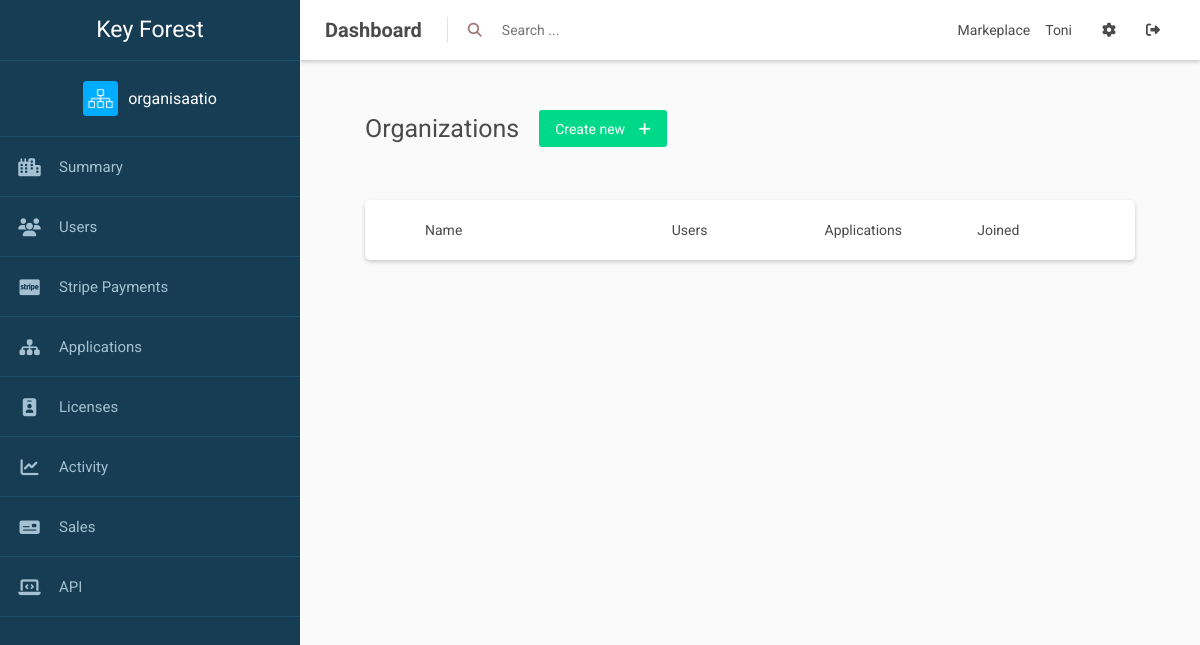
The page /dashboard/organizations/ (signed in) on the database its author committed.
### project/models.py (models this page shows, shortened)
class User(AbstractBaseUser):
    username = None
    first_name = models.TextField(null=False, max_length=params.User.max_firstname_length)
    last_name = models.TextField(null=False, max_length=params.User.max_lastname_length)
    password = models.TextField(null=False)
    email = models.CharField(null=False, unique=True, max_length=params.User.max_email_length)
    image = models.ImageField(upload_to="users/", default="users/default.jpg", unique=False)
    organization = models.ForeignKey(Organization, null=True, on_delete=models.SET_NULL)
    USERNAME_FIELD = 'email'
    email_confirmed = models.BooleanField(default=False)
    role = models.IntegerField(null=True)
    stripe_customer_id = models.TextField(null=True)
    class Meta:
        db_table = "users"

class Organization(models.Model):
    name = models.TextField(null=False, max_length=params.Organization.max_name_length)
    creator = models.ForeignKey(
        settings.AUTH_USER_MODEL,
        on_delete=models.SET_NULL,
        related_name="organization_creator",
        null=True
    )
    image = models.ImageField(upload_to="organizations/", default="organizations/default.png")
    about = models.TextField(null=True, max_length=params.Organization.max_bio_length)
    website_link = models.TextField(null=True)
    created = models.DateField(auto_now_add=True)
    applications = models.IntegerField(default=0)
    users = models.IntegerField(default=0)
    class Meta:
        db_table = "organizations"

### apps/dashboard/views.py (the view)
# urls.py: path("organizations/", views.organizations),
@login_required
def organizations(request):
    if(User_connection.objects.filter(user=request.user).exists()):
        return render(request, "dashboard/organizations.html", {
            "page": "organizations"
        })
    return HttpResponseNotFound()

### templates/dashboard/organizations.html (shortened to what this page needs)
{% extends "dashboard/sidebar.html" %}
{% load static %}
{% block body %}
    <section class="dashboard-page" id="organizations">
        <section class="page-section flex-grow">
            <header>
                <div class="flex">
                <h1>Organizations</h1>
                <button class="btn btn-green" onclick="showModal()">Create new <i class="fas fa-plus"></i></button>
                </div>
            </header>
            <ul class="list list-white" id="org-list">
                <li class="list-header list-item">
                    <div class="item-image"></div>
                    <div class="item-cells">
                        <p>Name</p>
                        <p>Users</p>
                        <p>Applications</p>
                        <p>Joined</p>
                    </div>
                </li>
            </ul>
        </section>
    </section>
{% endblock %}

### templates/dashboard/sidebar.html (shortened to what this page needs)
{% extends "include/base.html" %}
{% load static %}
{% block b_head %}
<link rel="stylesheet" type="text/css" href="{% static '/css/dashboard.css'%}">
{% endblock %}
{% block b_body %}
<nav class="sidebar">
    <a href="/"><h1>Key Forest</h1></a>
    <div class="organization">
        <a href="/dashboard/organizations">
            {% if user.organization != None %}
            <img src="{{ user.organization.image.url }}">
            <p class="org-name of-dots" title="org-name" id="org-name">{{ user.organization.name }}</p>
            {% endif %}
        </a>
    </div>
    <ul class="menu">
        <li><a href="/dashboard/organization/{%if user.organization == None%}0{%endif%}{%if user.organization != None%}{{user.organization.id}}{%endif%}" {% if page == "summary" %}class="active"{% endif %}>
            <span class="sidebar-icon"><i class="fas fa-city"></i></span>
            <span class="text">Summary</span>
        </a></li>
        <li><a href="/dashboard/organization/{%if user.organization == None%}0{%endif%}{%if user.organization != None%}{{user.organization.id}}{%endif%}/users" {% if page == "users" %}class="active"{% endif %}>
            <span class="sidebar-icon"><i class="fas fa-users"></i></span>
            <span class="text">Users</span>
        </a></li>
        <li><a href="/dashboard/organization/{%if user.organization == None%}0{%endif%}{%if user.organization != None%}{{user.organization.id}}{%endif%}/stripe" {% if page == "stripe" %}class="active"{% endif %}>
            <span class="sidebar-icon"><i class="fa-brands fa-cc-stripe"></i></span>
            <span class="text">Stripe Payments</span>
        </a></li>
        <li><a href="/dashboard/organization/{%if user.organization == None%}0{%endif%}{%if user.organization != None%}{{user.organization.id}}{%endif%}/apps" {% if page == "apps" %}class="active"{% endif %}>
            <span class="sidebar-icon"><i class="fas fa-sitemap"></i></span>
            <span class="text">Applications</span>
        </a></li>
        <li><a href="/dashboard/organization/{%if user.organization == None%}0{%endif%}{%if user.organization != None%}{{user.organization.id}}{%endif%}/licenses" {% if page == "licenses" %}class="active"{% endif %}>
            <span class="sidebar-icon"><i class="fas fa-id-badge"></i></span>
            <span class="text">Licenses</span>
        </a></li>
        <li><a href="/dashboard/organization/{%if user.organization == None%}0{%endif%}{%if user.organization != None%}{{user.organization.id}}{%endif%}/activitry" {% if page == "activity" %}class="active"{% endif %}>
            <span class="sidebar-icon"><i class="fas fa-chart-line"></i></span>
            <span class="text">Activity</span>
        </a></li>
        <li><a href="/dashboard/organization/{%if user.organization == None%}0{%endif%}{%if user.organization != None%}{{user.organization.id}}{%endif%}/sales" {% if page == "sales" %}class="active"{% endif %}>
            <span class="sidebar-icon"><i class="fas fa-money-check"></i></span>
            <span class="text">Sales</span>
        </a></li>
        <li><a href="/dashboard/organization/{%if user.organization == None%}0{%endif%}{%if user.organization != None%}{{user.organization.id}}{%endif%}/api" {% if page == "api" %}class="active"{% endif %}>
            <span class="sidebar-icon"><i class="fas fa-laptop-code"></i></span>
            <span class="text">API</span>
        </a></li>
    </ul>
</nav>
<div class="view">
    <div class="view-bar">
        <h1>Dashboard</h1>
        <label class="search" for="search">
            <i class="fas fa-search"></i>
            <input type="text" id="search" placeholder="Search ...">
        </label>
        <div class="view-bar-right">
            <a href="/market">Markeplace</a>
            <span class="of-dots">{{user.first_name}}</span>
            <a href="#"><i class="fas fa-cog"></i></a>
            <a href="/logout"><i class="fas fa-sign-out-alt"></i></a>
        </div>
    </div>
    <div class="content">
        {% block body %}
        {% endblock %}
    </div>
</div>
{% endblock %}

### static/css/base.css (style rules this page uses)
:root { --gray-background: #F2F3F3; --blue: #00AAFF; --darker-blue: #007CC3; --red: #FF4848; --green: #00DA88; --darker-green: #030303; --font-color: #4B4B4B; --light-border: #E2E2E2; --font-size: 14px; }
* { font-size: var(--font-size); font-family: "Roboto"; box-sizing: border-box; padding: 0px; margin: 0px; color: var(--font-color); }
html, body { height: 100%; }
a { text-decoration: none; }
.of-dots { text-overflow: ellipsis; overflow: hidden; white-space: nowrap; }
.flex { display: flex; }
.flex-grow { flex-grow: 1; }
input { outline: none; }
.btn { padding: 9.5px 15px; border-radius: 3px; border: none; transition: background-color 0.3s, color 0.3s; -webkit-transition: background-color 0.3s, color 0.3s; -o-transition: background-color 0.3s, color 0.3s; -moz-transition: background-color 0.3s, color 0.3s; display: inline-block; text-decoration: none; text-align: center; border: 1px solid transparent; }
.btn > i { margin-left: 10px; color: inherit; }
.btn-green { background-color: var(--green); color: white; }
.list-white { background-color: white; border-radius: 5px; box-shadow: 0 2px 4px 0 rgba(0,0,0,0.2); }
.list li { list-style: none; }
.list .list-header { font-size: 14px; }
.list > li { position: relative; }
.list .list-item { display: flex; padding: 15px; align-items: center; }
.list .list-item .item-image { height: 30px; width: 30px; border-radius: 5px; margin-right: 5px; }
.list .list-item .item-cells { flex-grow: 1; display: flex; justify-content: center; cursor: default; }
.list .list-item .item-cells > * { padding: 0 10px; text-overflow: ellipsis; overflow: hidden; white-space: nowrap; position: relative; }
.list .list-item .item-cells > :first-child { width: 35%; }
.list .list-item .item-cells > :not(:first-child) { flex-basis: 100px; flex-grow: 1; }

### rows shown on the page
User: organization.image (placeholder picture), organization.name "organisaatio", first_name "Toni"
